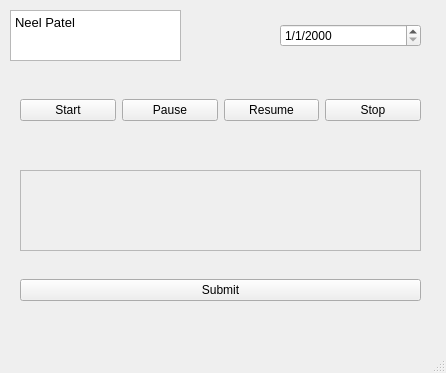
<?xml version="1.0" encoding="UTF-8"?>
<ui version="4.0">
 <class>TimeLoggingTool</class>
 <widget class="QMainWindow" name="TimeLoggingTool">
  <property name="geometry">
   <rect>
    <x>0</x>
    <y>0</y>
    <width>446</width>
    <height>373</height>
   </rect>
  </property>
  <property name="windowTitle">
   <string>MainWindow</string>
  </property>
  <widget class="QWidget" name="centralwidget">
   <widget class="QWidget" name="horizontalLayoutWidget">
    <property name="geometry">
     <rect>
      <x>10</x>
      <y>70</y>
      <width>421</width>
      <height>80</height>
     </rect>
    </property>
    <layout class="QHBoxLayout" name="horizontalLayout">
     <property name="leftMargin">
      <number>10</number>
     </property>
     <property name="topMargin">
      <number>10</number>
     </property>
     <property name="rightMargin">
      <number>10</number>
     </property>
     <property name="bottomMargin">
      <number>10</number>
     </property>
     <item>
      <widget class="QPushButton" name="startButton">
       <property name="text">
        <string>Start</string>
       </property>
      </widget>
     </item>
     <item>
      <widget class="QPushButton" name="pauseButton">
       <property name="text">
        <string>Pause</string>
       </property>
      </widget>
     </item>
     <item>
      <widget class="QPushButton" name="ResumeButton">
       <property name="text">
        <string>Resume</string>
       </property>
      </widget>
     </item>
     <item>
      <widget class="QPushButton" name="stopButton">
       <property name="text">
        <string>Stop</string>
       </property>
      </widget>
     </item>
    </layout>
   </widget>
   <widget class="QWidget" name="verticalLayoutWidget">
    <property name="geometry">
     <rect>
      <x>10</x>
      <y>260</y>
      <width>421</width>
      <height>61</height>
     </rect>
    </property>
    <layout class="QVBoxLayout" name="verticalLayout">
     <property name="leftMargin">
      <number>10</number>
     </property>
     <property name="topMargin">
      <number>10</number>
     </property>
     <property name="rightMargin">
      <number>10</number>
     </property>
     <property name="bottomMargin">
      <number>10</number>
     </property>
     <item>
      <widget class="QPushButton" name="submitButton">
       <property name="text">
        <string>Submit</string>
       </property>
      </widget>
     </item>
    </layout>
   </widget>
   <widget class="QWidget" name="gridLayoutWidget">
    <property name="geometry">
     <rect>
      <x>10</x>
      <y>160</y>
      <width>421</width>
      <height>101</height>
     </rect>
    </property>
    <layout class="QGridLayout" name="gridLayout">
     <property name="leftMargin">
      <number>10</number>
     </property>
     <property name="topMargin">
      <number>10</number>
     </property>
     <property name="rightMargin">
      <number>10</number>
     </property>
     <property name="bottomMargin">
      <number>10</number>
     </property>
     <item row="0" column="0">
      <widget class="QScrollArea" name="timestampArea">
       <property name="widgetResizable">
        <bool>true</bool>
       </property>
       <widget class="QWidget" name="scrollAreaWidgetContents">
        <property name="geometry">
         <rect>
          <x>0</x>
          <y>0</y>
          <width>399</width>
          <height>79</height>
         </rect>
        </property>
       </widget>
      </widget>
     </item>
    </layout>
   </widget>
   <widget class="QWidget" name="horizontalLayoutWidget_3">
    <property name="geometry">
     <rect>
      <x>280</x>
      <y>10</y>
      <width>141</width>
      <height>51</height>
     </rect>
    </property>
    <layout class="QHBoxLayout" name="horizontalLayout_3">
     <item>
      <widget class="QDateEdit" name="dateEdit">
       <property name="displayFormat">
        <string>d/M/yyyy</string>
       </property>
      </widget>
     </item>
    </layout>
   </widget>
   <widget class="QWidget" name="horizontalLayoutWidget_2">
    <property name="geometry">
     <rect>
      <x>10</x>
      <y>10</y>
      <width>171</width>
      <height>51</height>
     </rect>
    </property>
    <layout class="QHBoxLayout" name="horizontalLayout_2">
     <item>
      <widget class="QTextEdit" name="textEdit">
       <property name="html">
        <string>&lt;!DOCTYPE HTML PUBLIC &quot;-//W3C//DTD HTML 4.0//EN&quot; &quot;http://www.w3.org/TR/REC-html40/strict.dtd&quot;&gt;
&lt;html&gt;&lt;head&gt;&lt;meta name=&quot;qrichtext&quot; content=&quot;1&quot; /&gt;&lt;style type=&quot;text/css&quot;&gt;
p, li { white-space: pre-wrap; }
&lt;/style&gt;&lt;/head&gt;&lt;body style=&quot; font-family:'MS Shell Dlg 2'; font-size:8pt; font-weight:400; font-style:normal;&quot;&gt;
&lt;p style=&quot; margin-top:0px; margin-bottom:0px; margin-left:0px; margin-right:0px; -qt-block-indent:0; text-indent:0px;&quot;&gt;&lt;span style=&quot; font-size:10pt;&quot;&gt;Neel Patel&lt;/span&gt;&lt;/p&gt;&lt;/body&gt;&lt;/html&gt;</string>
       </property>
      </widget>
     </item>
    </layout>
   </widget>
  </widget>
  <widget class="QMenuBar" name="menubar">
   <property name="geometry">
    <rect>
     <x>0</x>
     <y>0</y>
     <width>446</width>
     <height>22</height>
    </rect>
   </property>
  </widget>
  <widget class="QStatusBar" name="statusbar"/>
 </widget>
 <resources/>
 <connections/>
</ui>
